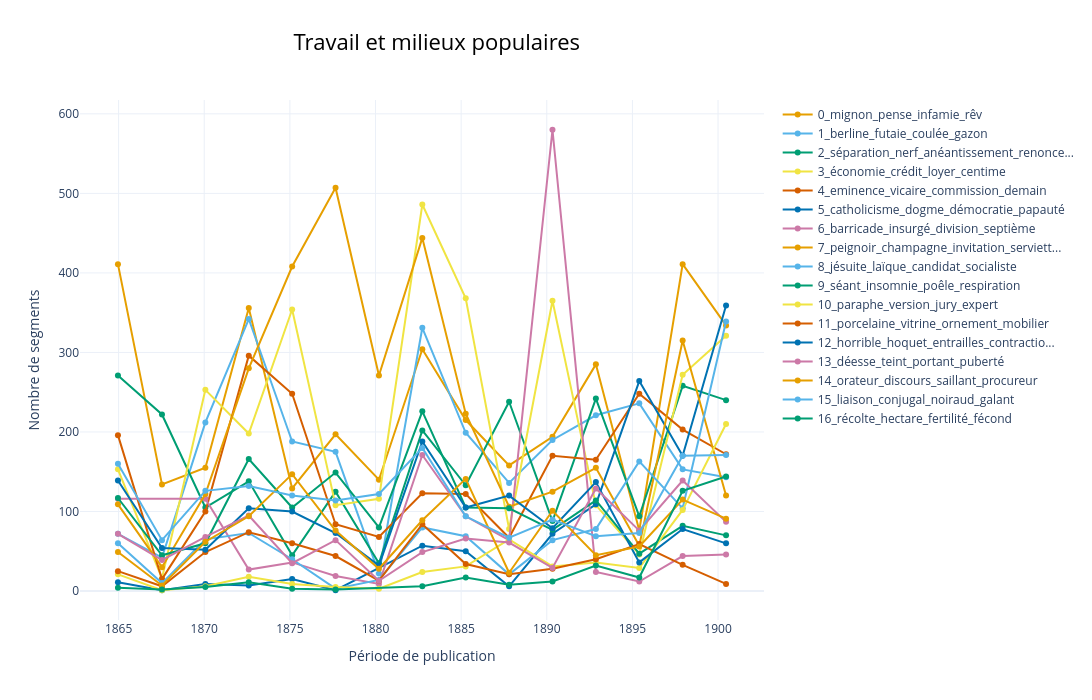

The cell this chart's notebook holds for it:
### Code cell
# Calcul de l'évolution temporelle
topics_over_time = best_topic_model.topics_over_time(
    documents,
    df_model["annee"].tolist(),
    nr_bins=15
)

# Noms plus lisibles

# Création du graphique
fig = best_topic_model.visualize_topics_over_time(
    topics_over_time,
    custom_labels=True,
    normalize_frequency=False,
    title="Travail et milieux populaires",
    width=1500,
    height=700
)

# Personnalisation en français
fig.update_traces(mode="lines+markers")

fig.update_layout(
    template="plotly_white",
    xaxis_title="Période de publication",
    yaxis_title="Nombre de segments",
    legend_title_text=None
)

### Figure 1 — Plotly figure (JSON) as saved in the notebook; plotly's stock layout.template omitted (floating-point values rounded to 4 significant figures)
{"data": [{"hoverinfo": "text", "hovertext": ["<b>Topic 0</b><br>Words: pâquerette, bouquetière, infamie, mansarde, rédemption", "<b>Topic 0</b><br>Words: suicide, chirurgien, impur, flacon, fanatique", "<b>Topic 0</b><br>Words: bossu, insurgé, tant, dépit, assommant", "<b>Topic 0</b><br>Words: charcutier, cerise, cerisier, désire, séminaire", "<b>Topic 0</b><br>Words: forgeron, coco, atout, zingueur, anisette", "<b>Topic 0</b><br>Words: mouillette, cocotte, coeur, bébé, potion", "<b>Topic 0</b><br>Words: lama, pruneau, chantilly, cocotte, dot", "<b>Topic 0</b><br>Words: bougeoir, molleton, moi, bonsoir, cuillerée", "<b>Topic 0</b><br>Words: setier, salop, pistole, veau, meure", "<b>Topic 0</b><br>Words: ci, coup, tunnel, aime, brocart", "<b>Topic 0</b><br>Words: gage, dividende, centime, dot, obligation", "<b>Topic 0</b><br>Words: conjure, soignerai, mignon, pense, manuscrit", "<b>Topic 0</b><br>Words: eminence, jésuite, dogme, figue, turban", "<b>Topic 0</b><br>Words: meneur, maternité, bicyclette, négation, petiot", "<b>Topic 0</b><br>Words: clé, résignera, josine, pense, déférence"], "marker": {"color": "#E69F00"}, "mode": "lines+markers", "name": "0_mignon_pense_infamie_rêv", "type": "scatter", "x": [1865.0, 1868.0, 1870.0, 1873.0, 1875.0, 1878.0, 1880.0, 1883.0, 1885.0, 1888.0, 1890.0, 1893.0, 1895.0, 1898.0, 1900.0], "y": [411, 134, 155, 356, 129, 197, 140, 304, 215, 158, 194, 285, 76, 411, 334]}, {"hoverinfo": "text", "hovertext": ["<b>Topic 1</b><br>Words: île, bosquet, paysage, pénétrant, gazon", "<b>Topic 1</b><br>Words: teinte, bleuâtre, mat, peuplier, flexible", "<b>Topic 1</b><br>Words: aire, poutre, taillis, bohémien, pelisse", "<b>Topic 1</b><br>Words: buisson, futaie, buis, verger, œillet", "<b>Topic 1</b><br>Words: battoir, maille, zingueur, octroi, rivet", "<b>Topic 1</b><br>Words: orme, enfoncement, pesage, orchestre, piste", "<b>Topic 1</b><br>Words: poignard, mélodique, calorifère, drapée, traîne", "<b>Topic 1</b><br>Words: berline, accrochage, terri, extraction, houille", "<b>Topic 1</b><br>Words: semoir, péniche, flèche, sillon, chaume", "<b>Topic 1</b><br>Words: tunnel, boutant, abside, arc, contrefort", "<b>Topic 1</b><br>Words: sud, ouest, péristyle, comptant, artillerie", "<b>Topic 1</b><br>Words: flèche, dais, bannière, aire, pinède", "<b>Topic 1</b><br>Words: dôme, villa, démesuré, portique, basilique", "<b>Topic 1</b><br>Words: bicyclette, guillotine, nocturne, rut, prunier", "<b>Topic 1</b><br>Words: creuset, laminoir, fusion, kilogramme, rail"], "marker": {"color": "#56B4E9"}, "mode": "lines+markers", "name": "1_berline_futaie_coulée_gazon", "type": "scatter", "x": [1865.0, 1868.0, 1870.0, 1873.0, 1875.0, 1878.0, 1880.0, 1883.0, 1885.0, 1888.0, 1890.0, 1893.0, 1895.0, 1898.0, 1900.0], "y": [72, 42, 212, 342, 188, 175, 22, 331, 199, 136, 190, 221, 236, 153, 143]}, {"hoverinfo": "text", "hovertext": ["<b>Topic 2</b><br>Words: nerf, paralytique, organisme, déchirant, embrassement", "<b>Topic 2</b><br>Words: noiraud, fanatique, insu, cuisant, liaison", "<b>Topic 2</b><br>Words: inceste, borgne, tombal, tant, ossement", "<b>Topic 2</b><br>Words: séminaire, candeur, calice, poussin, tonsure", "<b>Topic 2</b><br>Words: raclée, vitriol, taquinerie, assommoir, clorinde", "<b>Topic 2</b><br>Words: bouillotte, posture, anéantissement, coeur, empourprer", "<b>Topic 2</b><br>Words: cor, chasseur, vanille, infirmité, gifle", "<b>Topic 2</b><br>Words: charnel, obsession, prévenance, séparation, troublant", "<b>Topic 2</b><br>Words: tourlaqu, abstinence, fringale, désirer, somnolent", "<b>Topic 2</b><br>Words: brodeur, armoirie, renoncement, anéantissement, prie", "<b>Topic 2</b><br>Words: complexe, sanglotaient, salissant, pleur, séparation", "<b>Topic 2</b><br>Words: anéantissement, séparation, conversion, platane, élu", "<b>Topic 2</b><br>Words: sarcophage, boccanera, dario, infécond, suisse", "<b>Topic 2</b><br>Words: maternité, constance, stérile, arrachement, stérilité", "<b>Topic 2</b><br>Words: séparation, indissoluble, brûlure, aiguillon, renoncement"], "marker": {"color": "#009E73"}, "mode": "lines+markers", "name": "2_séparation_nerf_anéantissement_renonce...", "type": "scatter", "x": [1865.0, 1868.0, 1870.0, 1873.0, 1875.0, 1878.0, 1880.0, 1883.0, 1885.0, 1888.0, 1890.0, 1893.0, 1895.0, 1898.0, 1900.0], "y": [271, 222, 105, 138, 45, 125, 35, 202, 133, 238, 88, 242, 94, 258, 240]}, {"hoverinfo": "text", "hovertext": ["<b>Topic 3</b><br>Words: négociant, usurier, créancier, portefaix, tripot", "<b>Topic 3</b><br>Words: limant, prédicateur, cosmétique, sevrage, couchon", "<b>Topic 3</b><br>Words: indemnité, expropriation, enclos, immeuble, entrepreneur", "<b>Topic 3</b><br>Words: charcuterie, boudin, saloir, lard, volaille", "<b>Topic 3</b><br>Words: zingueur, coupeau, patronne, chaîniste, économie", "<b>Topic 3</b><br>Words: bookmaker, landau, mufe, bibelot, orfèvre", "<b>Topic 3</b><br>Words: loyer, dot, soierie, bonne, sucre", "<b>Topic 3</b><br>Words: centime, charbonnier, prévoyance, marchandage, caissier", "<b>Topic 3</b><br>Words: borderie, amateur, magot, arpent, rasoir", "<b>Topic 3</b><br>Words: mangeon, express, réglage, ensuble, broderie", "<b>Topic 3</b><br>Words: émission, assemblée, actionnaire, liquidation, prime", "<b>Topic 3</b><br>Words: déchu, grasse, avarice, deum, généalogique", "<b>Topic 3</b><br>Words: patrimoine, villa, nonce, capitale, relique", "<b>Topic 3</b><br>Words: meunier, fraude, poupon, lande, dot", "<b>Topic 3</b><br>Words: minerai, papeterie, adjoint, boulanger, association"], "marker": {"color": "#F0E442"}, "mode": "lines+markers", "name": "3_économie_crédit_loyer_centime", "type": "scatter", "x": [1865.0, 1868.0, 1870.0, 1873.0, 1875.0, 1878.0, 1880.0, 1883.0, 1885.0, 1888.0, 1890.0, 1893.0, 1895.0, 1898.0, 1900.0], "y": [153, 16, 253, 198, 354, 108, 116, 486, 368, 78, 365, 108, 46, 272, 321]}, {"hoverinfo": "text", "hovertext": ["<b>Topic 4</b><br>Words: armateur, portefaix, procuration, geôlier, usurier", "<b>Topic 4</b><br>Words: altération, caillot, toxique, terre, blessa", "<b>Topic 4</b><br>Words: bonnetier, duc, commission, mouchard, municipal", "<b>Topic 4</b><br>Words: vicaire, diocèse, cure, impasse, dédommagement", "<b>Topic 4</b><br>Words: chevalier, excellence, sire, démission, moniteur", "<b>Topic 4</b><br>Words: coquetier, demain, oriflamme, merlan, moulinet", "<b>Topic 4</b><br>Words: enrhumé, expédient, calicot, bock, menuisier", "<b>Topic 4</b><br>Words: cabaretier, mouchard, bonsoir, amende, diète", "<b>Topic 4</b><br>Words: paysagiste, reçu, clerc, bréchet, chieur", "<b>Topic 4</b><br>Words: interrogatoire, huic, domui, revenez, mitre", "<b>Topic 4</b><br>Words: caporal, traduction, maréchal, cote, major", "<b>Topic 4</b><br>Words: lupus, piqûre, certificat, fourmillement, diagnostic", "<b>Topic 4</b><br>Words: eminence, figue, jésuite, caudataire, conclave", "<b>Topic 4</b><br>Words: admission, liste, charron, constance, apprenti", "<b>Topic 4</b><br>Words: puddleur, gêné, marsoullier, tampon, adjoint"], "marker": {"color": "#D55E00"}, "mode": "lines+markers", "name": "4_eminence_vicaire_commission_demain", "type": "scatter", "x": [1865.0, 1868.0, 1870.0, 1873.0, 1875.0, 1878.0, 1880.0, 1883.0, 1885.0, 1888.0, 1890.0, 1893.0, 1895.0, 1898.0, 1900.0], "y": [196, 15, 100, 296, 248, 84, 68, 123, 122, 67, 170, 165, 248, 203, 172]}, {"hoverinfo": "text", "hovertext": ["<b>Topic 5</b><br>Words: conservateur, bénin, épidémie, élément, permanent", "<b>Topic 5</b><br>Words: manuscrit, tesson, verrerie, encombré, fiole", "<b>Topic 5</b><br>Words: royaliste, clergé, penseur, mêlé, éden", "<b>Topic 5</b><br>Words: cassette, bure, sceptre, bénir, opprobre", "<b>Topic 5</b><br>Words: parlement, sincérité, sire, suffrage, entrave", "<b>Topic 5</b><br>Words: oeuvre, abandonné, carnage, ell, ferment", "<b>Topic 5</b><br>Words: denier, réforme, boisage, section, mérite", "<b>Topic 5</b><br>Words: formule, impôt, laboureur, craqu, are", "<b>Topic 5</b><br>Words: turpitude, suavité, poix, reptile, tyran", "<b>Topic 5</b><br>Words: entrepôt, production, bilan, collectivisme, approximatif", "<b>Topic 5</b><br>Words: innéité, dogme, piqûre, expérimental, surmenage", "<b>Topic 5</b><br>Words: catholicisme, papauté, christianisme, démocratie, dogme", "<b>Topic 5</b><br>Words: civilisation, évangile, catholicisme, démocratie, banqueroute", "<b>Topic 5</b><br>Words: salariat, citoyen, dogme, solidarité, catholicisme"], "marker": {"color": "#0072B2"}, "mode": "lines+markers", "name": "5_catholicisme_dogme_démocratie_papauté", "type": "scatter", "x": [1865.0, 1868.0, 1870.0, 1873.0, 1875.0, 1878.0, 1883.0, 1885.0, 1888.0, 1890.0, 1893.0, 1895.0, 1898.0, 1900.0], "y": [11, 1, 9, 7, 15, 1, 57, 50, 6, 72, 109, 264, 170, 359]}, {"hoverinfo": "text", "hovertext": ["<b>Topic 6</b><br>Words: barricade, insurgé, manifestation, baïonnette, émeute", "<b>Topic 6</b><br>Words: insurgé, contingent, commandant, carabine, bataillon", "<b>Topic 6</b><br>Words: forçat, pompier, écueil, fourmi, rappel", "<b>Topic 6</b><br>Words: brigadier, meute, piqueur, battoir, cadence", "<b>Topic 6</b><br>Words: jockey, starter, parieur, pouliche, orné", "<b>Topic 6</b><br>Words: échevin, dîneur, frondeur, démagogue, intolérance", "<b>Topic 6</b><br>Words: porion, câble, gréviste, chaudière, galibot", "<b>Topic 6</b><br>Words: jar, tambour, berger, porcher, fléau", "<b>Topic 6</b><br>Words: tranchée, fourgon, aiguilleur, express, fardier", "<b>Topic 6</b><br>Words: division, septième, maréchal, artillerie, cinquième", "<b>Topic 6</b><br>Words: brancardier, locomotive, débarquement, brancard, messagerie", "<b>Topic 6</b><br>Words: béatification, pontifical, détachement, simulacre, canonique", "<b>Topic 6</b><br>Words: bicyclette, ruée, jury, taillis, ortie", "<b>Topic 6</b><br>Words: empoisonneur, coopératif, détaillant, grossissant, meute"], "marker": {"color": "#CC79A7"}, "mode": "lines+markers", "name": "6_barricade_insurgé_division_septième", "type": "scatter", "x": [1865.0, 1870.0, 1873.0, 1875.0, 1878.0, 1880.0, 1883.0, 1885.0, 1888.0, 1890.0, 1893.0, 1895.0, 1898.0, 1900.0], "y": [116, 116, 27, 36, 19, 9, 171, 94, 64, 580, 24, 12, 44, 46]}, {"hoverinfo": "text", "hovertext": ["<b>Topic 7</b><br>Words: domino, bouquetière, mercier, portefaix, usurier", "<b>Topic 7</b><br>Words: cabriolet, bible, diligence, verset, psalmodia", "<b>Topic 7</b><br>Words: bracelet, capuchon, nymphe, pelisse, magicienne", "<b>Topic 7</b><br>Words: charcutier, charcuterie, poissonnière, barbue, mirabelle", "<b>Topic 7</b><br>Words: zingueur, louchon, potage, brigadier, proviseur", "<b>Topic 7</b><br>Words: champagne, chic, coeur, altesse, figurant", "<b>Topic 7</b><br>Words: ténor, campardon, peignoir, migraine, bonne", "<b>Topic 7</b><br>Words: confection, oriental, inventaire, drapier, cravate", "<b>Topic 7</b><br>Words: pistole, marraine, herboriste, plaisanta, bouillabaisse", "<b>Topic 7</b><br>Words: express, flore, tunnel, déblaiement, marraine", "<b>Topic 7</b><br>Words: ambulance, étourderie, silvine, prime, major", "<b>Topic 7</b><br>Words: fourgon, pharmacie, rosaire, vrille, révérend", "<b>Topic 7</b><br>Words: figue, consistorial, contessina, eminence, divorce", "<b>Topic 7</b><br>Words: meneur, bicyclette, sonnette, poupon, fiancé", "<b>Topic 7</b><br>Words: ravie, judas, tarte, nymphe, clé"], "marker": {"color": "#E69F00"}, "mode": "lines+markers", "name": "7_peignoir_champagne_invitation_serviett...", "type": "scatter", "x": [1865.0, 1868.0, 1870.0, 1873.0, 1875.0, 1878.0, 1880.0, 1883.0, 1885.0, 1888.0, 1890.0, 1893.0, 1895.0, 1898.0, 1900.0], "y": [109, 30, 122, 280, 408, 507, 271, 444, 223, 106, 125, 155, 57, 315, 120]}, {"hoverinfo": "text", "hovertext": ["<b>Topic 8</b><br>Words: provocateur, club, barricade, accomplissement, conservateur", "<b>Topic 8</b><br>Words: bible, paria, traitât, surdité, humblement", "<b>Topic 8</b><br>Words: réactionnaire, insurgé, clergé, commandant, bonapartisme", "<b>Topic 8</b><br>Words: candidat, diocèse, séminaire, professeur, ordination", "<b>Topic 8</b><br>Words: bonapartiste, hommage, libéral, démocratique, hystérique", "<b>Topic 8</b><br>Words: marguillier, moeurs, moraliste, désorganisation, instance", "<b>Topic 8</b><br>Words: chancre, gifle, firent, défendre, belliqueux", "<b>Topic 8</b><br>Words: régisseur, médecine, programme, gérant, deneulin", "<b>Topic 8</b><br>Words: candidat, échangiste, adjoint, municipal, couillon", "<b>Topic 8</b><br>Words: itinéraire, testament, fêlure, substitut, piste", "<b>Topic 8</b><br>Words: exécutif, libéral, ânerie, indiscuté, conspirateur", "<b>Topic 8</b><br>Words: penseur, recommençât, ligament, arrêté, imagerie", "<b>Topic 8</b><br>Words: jésuite, temporel, vicomte, nonciature, papauté", "<b>Topic 8</b><br>Words: anarchie, collectiviste, professorat, anarchiste, liste", "<b>Topic 8</b><br>Words: laïque, recteur, congréganiste, jésuite, primaire"], "marker": {"color": "#56B4E9"}, "mode": "lines+markers", "name": "8_jésuite_laïque_candidat_socialiste", "type": "scatter", "x": [1865.0, 1868.0, 1870.0, 1873.0, 1875.0, 1878.0, 1880.0, 1883.0, 1885.0, 1888.0, 1890.0, 1893.0, 1895.0, 1898.0, 1900.0], "y": [60, 10, 65, 73, 40, 3, 14, 80, 69, 21, 64, 78, 163, 104, 339]}, {"hoverinfo": "text", "hovertext": ["<b>Topic 9</b><br>Words: mercier, séant, thym, fine, serrurier", "<b>Topic 9</b><br>Words: noiraud, séant, poussin, vérole, veilleuse", "<b>Topic 9</b><br>Words: capuchon, enveloppe, chaperon, sourdine, margelle", "<b>Topic 9</b><br>Words: bougeoir, bréviaire, sangle, édredon, tampon", "<b>Topic 9</b><br>Words: boudoir, dodo, store, zingueur, paravent", "<b>Topic 9</b><br>Words: guéridon, coeur, veilleuse, merde, zizi", "<b>Topic 9</b><br>Words: cuvette, fourré, exhortation, caleçon, aplati", "<b>Topic 9</b><br>Words: coucou, bonsoir, flacon, ronflement, traversin", "<b>Topic 9</b><br>Words: paravent, poêle, trappe, fenil, mimi", "<b>Topic 9</b><br>Words: coucou, poêle, cendrier, carrier, niveau", "<b>Topic 9</b><br>Words: septième, ambulance, dodo, teinturerie, bûche", "<b>Topic 9</b><br>Words: mistral, clé, insomnie, grivotte, ferrure", "<b>Topic 9</b><br>Words: sieste, ensommeillé, encyclique, suisse, figue", "<b>Topic 9</b><br>Words: manipulation, substruction, baisant, araignée, basilique", "<b>Topic 9</b><br>Words: perquisition, pâlir, accordât, devenue, calfeutrer"], "marker": {"color": "#009E73"}, "mode": "lines+markers", "name": "9_séant_insomnie_poêle_respiration", "type": "scatter", "x": [1865.0, 1868.0, 1870.0, 1873.0, 1875.0, 1878.0, 1880.0, 1883.0, 1885.0, 1888.0, 1890.0, 1893.0, 1895.0, 1898.0, 1900.0], "y": [117, 45, 60, 166, 105, 149, 80, 226, 105, 104, 77, 114, 47, 82, 70]}, {"hoverinfo": "text", "hovertext": ["<b>Topic 10</b><br>Words: immeuble, emprunteur, faussaire, détournement, supposer", "<b>Topic 10</b><br>Words: testament, légataire, scellé, adoptif, adoption", "<b>Topic 10</b><br>Words: panégyrique, couvrit, dérobée, liste, libraire", "<b>Topic 10</b><br>Words: déportation, antéchrist, criée, version, facteur", "<b>Topic 10</b><br>Words: aubergiste, catégorie, démocratique, combinaison, accessible", "<b>Topic 10</b><br>Words: aïeul, accessoire, pressé, brac, carillon", "<b>Topic 10</b><br>Words: échangé, judicieux, appréciation, déception, adultère", "<b>Topic 10</b><br>Words: défalcation, curateur, souche, débit, consigne", "<b>Topic 10</b><br>Words: jury, brigadier, expulsion, réclamation, avantager", "<b>Topic 10</b><br>Words: carrier, interrogatoire, signalement, piste, accusé", "<b>Topic 10</b><br>Words: liquidateur, carnet, report, télégramme, expert", "<b>Topic 10</b><br>Words: certificat, sclérose, diagnostic, verbal, autosuggestion", "<b>Topic 10</b><br>Words: annulation, demanderesse, certificat, figue, desserte", "<b>Topic 10</b><br>Words: explosif, interpellation, expert, dynamite, accusé", "<b>Topic 10</b><br>Words: paraphe, cachet, version, jury, juré"], "marker": {"color": "#F0E442"}, "mode": "lines+markers", "name": "10_paraphe_version_jury_expert", "type": "scatter", "x": [1865.0, 1868.0, 1870.0, 1873.0, 1875.0, 1878.0, 1880.0, 1883.0, 1885.0, 1888.0, 1890.0, 1893.0, 1895.0, 1898.0, 1900.0], "y": [21, 1, 6, 18, 9, 5, 3, 24, 31, 65, 31, 36, 29, 102, 210]}, {"hoverinfo": "text", "hovertext": ["<b>Topic 11</b><br>Words: araignée, vitrine, caveau, tigré, bastidon", "<b>Topic 11</b><br>Words: crevasse, crochet, frissonnèrent, terrifier, congédiant", "<b>Topic 11</b><br>Words: capitonner, pouf, guipure, plisser, broché", "<b>Topic 11</b><br>Words: burette, porcelaine, godiveau, saucisse, jambon", "<b>Topic 11</b><br>Words: établi, présentation, zinc, buste, buée", "<b>Topic 11</b><br>Words: laque, bibelot, porcelaine, cretonn, cuvette", "<b>Topic 11</b><br>Words: relevé, évier, cirée, vanillé, caisson", "<b>Topic 11</b><br>Words: glissoire, pile, hall, ganterie, casier", "<b>Topic 11</b><br>Words: tapisserie, citerne, âtre, abricotier, verrerie", "<b>Topic 11</b><br>Words: chasuble, cirier, moy, chape, solive", "<b>Topic 11</b><br>Words: opéré, infirmerie, dégagement, aquarelle, vestiaire", "<b>Topic 11</b><br>Words: case, reluisant, cerclé, pastel, rudimentaire", "<b>Topic 11</b><br>Words: temple, dallage, dignitaire, stuc, rosace", "<b>Topic 11</b><br>Words: reliure, poupon, écrivain, réfectoire, symétrique", "<b>Topic 11</b><br>Words: ascétisme, lambrissée, préhistorique, irrécusable, polychrome"], "marker": {"color": "#D55E00"}, "mode": "lines+markers", "name": "11_porcelaine_vitrine_ornement_mobilier", "type": "scatter", "x": [1865.0, 1868.0, 1870.0, 1873.0, 1875.0, 1878.0, 1880.0, 1883.0, 1885.0, 1888.0, 1890.0, 1893.0, 1895.0, 1898.0, 1900.0], "y": [25, 6, 49, 74, 60, 44, 13, 84, 34, 21, 28, 40, 59, 33, 9]}, {"hoverinfo": "text", "hovertext": ["<b>Topic 12</b><br>Words: morsure, convulsionnée, horrible, brûlure, noyé", "<b>Topic 12</b><br>Words: protestant, indicible, accablement, tesson, hébétement", "<b>Topic 12</b><br>Words: buste, orbite, natte, linceul, esplanade", "<b>Topic 12</b><br>Words: boyau, arracher, spiritu, mugissement, égratignait", "<b>Topic 12</b><br>Words: chatouille, camisole, interne, cravache, cinglement", "<b>Topic 12</b><br>Words: miaulement, psyché, sifflement, flacon, sangsue", "<b>Topic 12</b><br>Words: gâche, fesse, contraction, douillet, ruisselèrent", "<b>Topic 12</b><br>Words: jointure, angine, contraction, hoquet, courbature", "<b>Topic 12</b><br>Words: veau, culbuta, lutteur, foin, écuelle", "<b>Topic 12</b><br>Words: flore, tunnel, perse, fanal, misard", "<b>Topic 12</b><br>Words: gangrène, hémorragie, infirmier, contractée, ambulance", "<b>Topic 12</b><br>Words: macquart, cancer, squelette, suie, baignoire", "<b>Topic 12</b><br>Words: figue, perruche, boccanera, désillusion, sût", "<b>Topic 12</b><br>Words: contractée, araignée, constance, étau, prostitution", "<b>Topic 12</b><br>Words: empoisonneur, taire, harde, cadenas, crapuleux"], "marker": {"color": "#0072B2"}, "mode": "lines+markers", "name": "12_horrible_hoquet_entrailles_contractio...", "type": "scatter", "x": [1865.0, 1868.0, 1870.0, 1873.0, 1875.0, 1878.0, 1880.0, 1883.0, 1885.0, 1888.0, 1890.0, 1893.0, 1895.0, 1898.0, 1900.0], "y": [139, 54, 52, 104, 100, 73, 32, 188, 105, 120, 79, 137, 36, 78, 60]}, {"hoverinfo": "text", "hovertext": ["<b>Topic 13</b><br>Words: mat, gaucherie, bouquetière, flétri, languissant", "<b>Topic 13</b><br>Words: pacha, épiderme, barreau, sérail, adolescent", "<b>Topic 13</b><br>Words: loupe, crânerie, fouine, puérilité, diamant", "<b>Topic 13</b><br>Words: coq, châtain, courbe, anguille, quenouille", "<b>Topic 13</b><br>Words: nichon, chasseresse, friand, refrain, morveux", "<b>Topic 13</b><br>Words: châtain, représentation, échevelé, rondeur, couplet", "<b>Topic 13</b><br>Words: perler, asthmatique, nonn, calotte, empâtait", "<b>Topic 13</b><br>Words: béguin, chatte, minouche, héliotrope, potager", "<b>Topic 13</b><br>Words: album, sureau, aquarelle, menthe, renflement", "<b>Topic 13</b><br>Words: brodeuse, anneau, archange, agneau, voussure", "<b>Topic 13</b><br>Words: réjouissance, confiture, religieuse, sensitif, méprisante", "<b>Topic 13</b><br>Words: élancé, pastel, sunamite, bidon, contente", "<b>Topic 13</b><br>Words: déesse, jolie, candeur, svelte, buste", "<b>Topic 13</b><br>Words: bandeau, contrefaite, portant, égaya, mousquetaire", "<b>Topic 13</b><br>Words: sœurette, ébouriffé, toison, figurine, jumelle"], "marker": {"color": "#CC79A7"}, "mode": "lines+markers", "name": "13_déesse_teint_portant_puberté", "type": "scatter", "x": [1865.0, 1868.0, 1870.0, 1873.0, 1875.0, 1878.0, 1880.0, 1883.0, 1885.0, 1888.0, 1890.0, 1893.0, 1895.0, 1898.0, 1900.0], "y": [72, 39, 68, 95, 35, 64, 13, 49, 66, 61, 29, 129, 76, 139, 87]}, {"hoverinfo": "text", "hovertext": ["<b>Topic 14</b><br>Words: multitude, portefaix, déguisement, galon, sabre", "<b>Topic 14</b><br>Words: villégiature, lubrique, débarbouillé, réjouissant, fard", "<b>Topic 14</b><br>Words: orléaniste, commandant, grotesque, sénateur, libraire", "<b>Topic 14</b><br>Words: volaille, bréviaire, tanneur, conservateur, silex", "<b>Topic 14</b><br>Words: orateur, zingueur, discours, rigolo, danseur", "<b>Topic 14</b><br>Words: altesse, choeur, comédien, chambellan, jockey", "<b>Topic 14</b><br>Words: paroissien, écuyer, braillard, assurance, boutonnière", "<b>Topic 14</b><br>Words: boisage, herscheur, grisou, houilleur, charlatan", "<b>Topic 14</b><br>Words: palette, débutant, cimaise, sculpteur, hâlé", "<b>Topic 14</b><br>Words: cherche, magistrature, prévenu, type, tamponnement", "<b>Topic 14</b><br>Words: escouade, caporal, chassepot, tonitruant, russe", "<b>Topic 14</b><br>Words: révérend, pèr, assomption, macquart, pommette", "<b>Topic 14</b><br>Words: choue, figuier, suisse, diplomatique, nullité", "<b>Topic 14</b><br>Words: cabriole, anarchiste, mondésir, criminaliste, tonitruant", "<b>Topic 14</b><br>Words: pommette, saillant, procureur, salarié, puddleur"], "marker": {"color": "#E69F00"}, "mode": "lines+markers", "name": "14_orateur_discours_saillant_procureur", "type": "scatter", "x": [1865.0, 1868.0, 1870.0, 1873.0, 1875.0, 1878.0, 1880.0, 1883.0, 1885.0, 1888.0, 1890.0, 1893.0, 1895.0, 1898.0, 1900.0], "y": [49, 7, 62, 94, 147, 76, 28, 89, 141, 23, 101, 45, 56, 115, 91]}, {"hoverinfo": "text", "hovertext": ["<b>Topic 15</b><br>Words: geôlier, bouquetière, mercier, portefaix, armateur", "<b>Topic 15</b><br>Words: noiraud, liaison, protestant, surnom, adultère", "<b>Topic 15</b><br>Words: louveteau, flaira, collégien, album, tête", "<b>Topic 15</b><br>Words: tranche, charcuterie, prune, charcutier, ménagement", "<b>Topic 15</b><br>Words: parrain, boisson, disciple, liaison, ver", "<b>Topic 15</b><br>Words: fidélité, toquade, coeur, mufe, réconciliation", "<b>Topic 15</b><br>Words: gâteux, désunion, piqueur, romance, moralité", "<b>Topic 15</b><br>Words: galant, distraire, pessimisme, préférer, confection", "<b>Topic 15</b><br>Words: arpent, tuteur, insultant, catin, susceptibilité", "<b>Topic 15</b><br>Words: chape, cavale, chasuble, colle, tutelle", "<b>Topic 15</b><br>Words: épure, baissier, neutralité, grassement, liaison", "<b>Topic 15</b><br>Words: injection, dose, gramme, revendeur, hospice", "<b>Topic 15</b><br>Words: perlier, annulation, figue, villa, liaison", "<b>Topic 15</b><br>Words: constance, rusé, batteuse, stérilité, inconscience", "<b>Topic 15</b><br>Words: conflit, brevet, frein, conjugal, pénitent"], "marker": {"color": "#56B4E9"}, "mode": "lines+markers", "name": "15_liaison_conjugal_noiraud_galant", "type": "scatter", "x": [1865.0, 1868.0, 1870.0, 1873.0, 1875.0, 1878.0, 1880.0, 1883.0, 1885.0, 1888.0, 1890.0, 1893.0, 1895.0, 1898.0, 1900.0], "y": [160, 64, 126, 132, 120, 114, 122, 180, 94, 67, 90, 69, 73, 170, 171]}, {"hoverinfo": "text", "hovertext": ["<b>Topic 16</b><br>Words: rajeunit, revoyiez, moissonneuse, purification, levant", "<b>Topic 16</b><br>Words: attendrissaient, galette, arbuste, enfantement, physionomie", "<b>Topic 16</b><br>Words: naturaliste, métamorphose, causa, argot, durée", "<b>Topic 16</b><br>Words: bêche, cousinage, lacérer, vitalité, embrasement", "<b>Topic 16</b><br>Words: parlement, couronné, opposant, comice, amendement", "<b>Topic 16</b><br>Words: abandonné, charogne, engloutissement, sauterelle, comparaison", "<b>Topic 16</b><br>Words: composé, soude, gerçaient, algue, hébéter", "<b>Topic 16</b><br>Words: seigle, fresque, semeur, bouquin, bétail", "<b>Topic 16</b><br>Words: parton, surnaturel, vanne, persécuteur, cest", "<b>Topic 16</b><br>Words: vizir, orient, fourmi, aquarelle, repère", "<b>Topic 16</b><br>Words: animalité, messie, chrétienté, ulcère, sève", "<b>Topic 16</b><br>Words: étape, papal, papale, éboulée, sauvât", "<b>Topic 16</b><br>Words: hectare, subsistance, récolte, fabricateur, pâturage", "<b>Topic 16</b><br>Words: enfant, récolte, réconciliation, fécond, fertilité"], "marker": {"color": "#009E73"}, "mode": "lines+markers", "name": "16_récolte_hectare_fertilité_fécond", "type": "scatter", "x": [1865.0, 1868.0, 1870.0, 1873.0, 1875.0, 1878.0, 1883.0, 1885.0, 1888.0, 1890.0, 1893.0, 1895.0, 1898.0, 1900.0], "y": [4, 2, 5, 11, 3, 2, 6, 17, 8, 12, 32, 17, 126, 144]}], "layout": {"height": 700, "hoverlabel": {"bgcolor": "white", "font": {"family": "Rockwell", "size": 16}}, "legend": {"title": {}}, "title": {"font": {"color": "Black", "size": 22}, "text": "Travail et milieux populaires", "x": 0.4, "xanchor": "center", "y": 0.95, "yanchor": "top"}, "width": 1500, "xaxis": {"showgrid": true, "title": {"text": "Période de publication"}}, "yaxis": {"showgrid": true, "title": {"text": "Nombre de segments"}}}}
